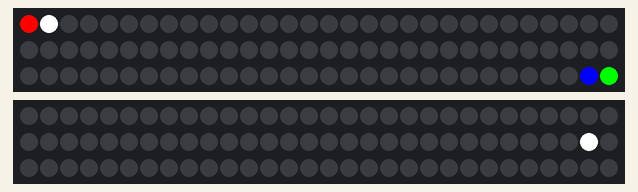
Recording of a program running on a simulated Raspberry Pi Pico running CircuitPython. Parts: 2 × 90 RGB LEDs in strip order, left to right, continuing on the next row.

Above: at 0.31 s.

The program:

neopixelTest.py
```python
# Simple test for NeoPixels on Raspberry Pi
import time
import board
import neopixel


# Update this to match the number of NeoPixel LEDs connected to your board.
num_pixels = 90
num_uv_pixels = 60

pixels = neopixel.NeoPixel(board.GP6, num_pixels)
uv_pixels = neopixel.NeoPixel(board.GP7, num_pixels)

#print(pixels.brightness)
pixels.brightness = 1
pixels.auto_write = False
uv_pixels.brightness = 1.0
uv_pixels.auto_write = False


pixels.fill((0, 0, 0))

i = 0;
uv_i = num_uv_pixels - 1
while(True):
    i = i+1
    uv_i = uv_i - 1
    if(i>=num_pixels):

        i=4
    if(uv_i<0):
        uv_pixels[0] = (0,0,0)
        uv_pixels[1] = (0,0,0)
        uv_i=num_uv_pixels-1
    pixels[i] = (255,255,255)
    uv_pixels[uv_i] = (255,255,255)
    pixels[i-1] = (255,0,0)
    pixels[i-2] = (0,255,0)
    pixels[i-3] = (0,0,255)
    pixels[i-4] = (0,0,0)
    uv_pixels[uv_i+2] = (0,0,0)
    time.sleep(0.2)
    pixels.show()
    uv_pixels.show()
```
